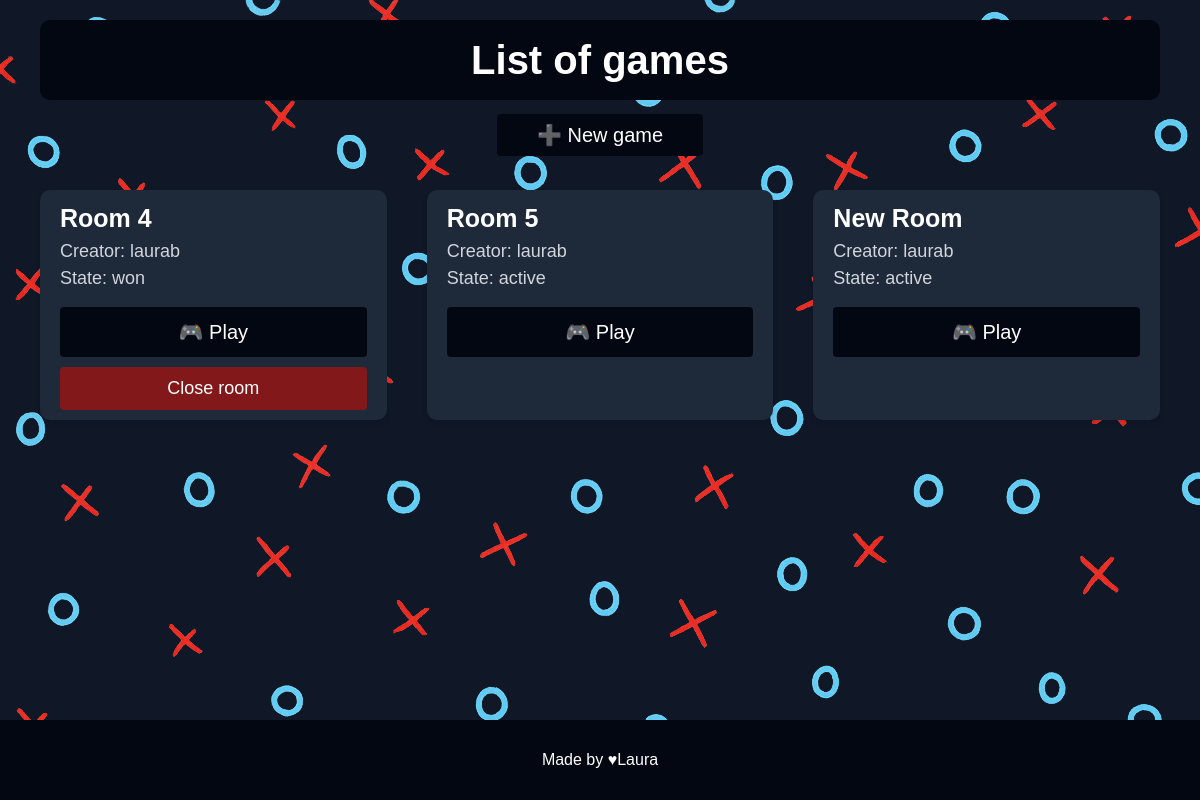
The page /games/list/ (signed in) on the database as committed earlier.
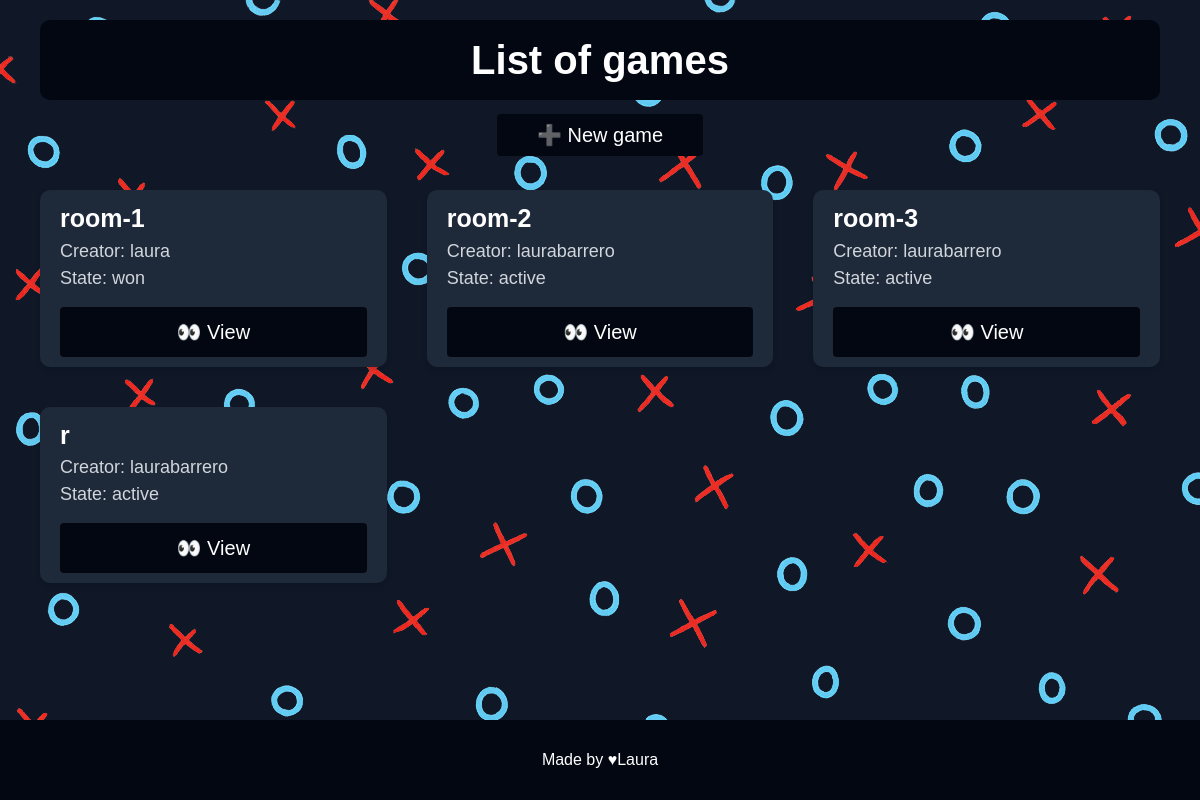
The same page on the database as committed later.
### games/models.py (models this page shows, shortened)
class Game(models.Model):
    room_name = models.CharField(max_length=50, unique = True)
    owner = models.ForeignKey(User, on_delete=models.CASCADE, related_name='owned_games')
    player2 = models.ForeignKey(User, on_delete=models.SET_NULL, null=True, blank=True, related_name='joined_games')
    board = models.CharField(max_length=9, default='_'*9)
    active_player = models.IntegerField(default=1)
    STATE_CHOICES = [
        ('active', 'Active'),
        ('won', 'Won'),
        ('tie', 'Tie')
    ]
    state = models.CharField(max_length=10, choices=STATE_CHOICES, default='active')
    winner = models.ForeignKey(User, null=True, blank=True, on_delete=models.SET_NULL, related_name='won_games')
    created_at = models.DateTimeField(auto_now_add=True)

### games/views.py (the view)
# urls.py: path('list/', views.game_list, name='list'),
@login_required
def game_list(request):
    games = Game.objects.all()
    return render(request, 'games/list.html', {'games': games})

### games/templates/games/list.html (shortened to what this page needs)
{% extends "base.html" %}
{% load static %}
{% block content %}
<section class="mx-[40px] mt-[20px] text-center text-white">
    <h1 class="text-[40px] font-semibold bg-gray-950 text-center py-[10px] rounded-[10px] mb-[20px]">List of games</h1>
    <a class="bg-gray-950 rounded-sm text-[20px] py-[10px] px-[40px]" href="{% url 'games:create' %}">➕ New
        game</a>
    <div class="grid grid-cols-1 sm:grid-cols-2 lg:grid-cols-3 gap-[40px] mt-[40px] mb-[40px]">
        {% for game in games %}
        <div
            class="flex flex-col text-left bg-gray-800 text-center py-[10px] px-[20px] rounded-[10px] shadow-md">
            <p class="text-[25px] font-semibold">{{ game.room_name }}</p>
            <p class="text-[18px] text-gray-300">Creator: {{ game.owner.username }}</p>
            <p class="text-[18px] text-gray-300">State: {{ game.state }}</p>
            <form action="{% url 'games:detail' game.id %}" method="post" class="mt-[15px]">
                <button type="submit" class="bg-gray-950 rounded-sm text-[20px] py-[10px] px-[20px] w-full cursor-pointer">
                    {% if request.user == game.owner %}🎮 Play{% else %}👀 View{% endif %}
                </button>
            </form>
            {% if request.user == game.owner and game.state != 'active' %}
            <form action="{% url 'games:close' %}" method="post" class="mt-[10px]">
                <button type="submit" class="bg-red-900 rounded-sm text-[18px] py-[8px] px-[20px] w-full cursor-pointer">Close room</button>
            </form>
            {% endif %}
        </div>
        {% empty %}
        <p class="text-[20px] font-semibold mt-[50px] col-span-full">No games yet.</p>
        {% endfor %}
    </div>
</section>
{% endblock %}

### theme/templates/base.html (shortened to what this page needs)
{% load static tailwind_tags %}
<!DOCTYPE html>
<html lang="en">
<head>
    {% tailwind_css %}
    {% load static %}
</head>
<body style="background-image: url('{% static "images/background.png" %}');" class="min-h-screen flex flex-col bg-gray-900 font-[Arial]">
    <main class="grow">
        {% block content %}
        {% endblock %}
    </main>
    <footer class="bg-gray-950 text-center text-white py-7">
        Made by ♥Laura
    </footer>
</body>
</html>

Rows that differ between the two databases and show on the page:
removed Game: room_name "Room 4", owner.username "laurab", state "won", shows "🎮 Play"
removed Game: room_name "Room 5", owner.username "laurab", state "active", shows "🎮 Play"
removed Game: room_name "New Room", owner.username "laurab", state "active", shows "🎮 Play"
added Game: room_name "room-1", owner.username "laura", state "won", shows "👀 View"
added Game: room_name "room-2", owner.username "laurabarrero", state "active", shows "👀 View"
added Game: room_name "room-3", owner.username "laurabarrero", state "active", shows "👀 View"
added Game: room_name "r", owner.username "laurabarrero", state "active", shows "👀 View"
